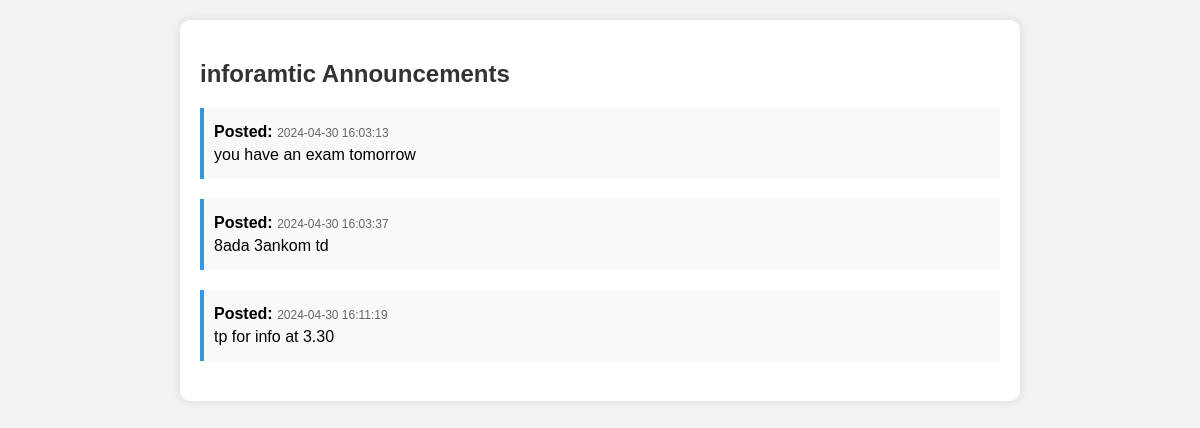
Screenshot of /student/announcements.php?class_id=7 (signed in) with the database file from the repository.
### tables this page shows
CREATE TABLE `classes` (
  `id` int(11) NOT NULL,
  `class_name` varchar(100) NOT NULL,
  `teacher_id` int(11) NOT NULL,
  `description` text NOT NULL,
  `key_words` varchar(255) NOT NULL,
  `pre_requirements` text NOT NULL
);

CREATE TABLE `announcements` (
  `id` int(11) NOT NULL,
  `class_id` int(11) NOT NULL,
  `announcement` text NOT NULL,
  `created_at` timestamp NOT NULL DEFAULT current_timestamp()
);

### student/announcements.php (the view, shortened to what this page needs)
<?php
include_once "connection.php";
if ($_SERVER["REQUEST_METHOD"] == "GET" && isset($_GET['class_id'])) {
    $class_id = $_GET['class_id'];
    $class_query = "SELECT * FROM classes WHERE id = '$class_id'";
    $class_result = mysqli_query($conn, $class_query);
    if ($class_result && mysqli_num_rows($class_result) > 0) {
        $class_row = mysqli_fetch_assoc($class_result);
        echo "<!DOCTYPE html>";
        echo "<html lang='en'>";
        echo "<head>";
        echo "</head>";
        echo "<body>";
        echo "<div class='container'>";
        echo "<h2>" . $class_row['class_name'] . " Announcements</h2>";
        $announcements_query = "SELECT * FROM announcements WHERE class_id = '$class_id'";
        $announcements_result = mysqli_query($conn, $announcements_query);
        if ($announcements_result && mysqli_num_rows($announcements_result) > 0) {
            while ($announcement_row = mysqli_fetch_assoc($announcements_result)) {
                echo "<div class='announcement'>";
                echo "<p><strong>Posted:</strong> <span class='posted'>" . $announcement_row['created_at'] . "</span></p>";
                echo "<p>" . $announcement_row['announcement'] . "</p>";
                echo "</div>";
            }
        } else {
            echo "<p>No announcements yet.</p>";
        }
        echo "</div>";
        echo "</body>";
        echo "</html>";
    } else {
        echo "Class not found or you don't have permission to view announcements for this class.";
    }
} else {
    echo "Invalid request.";
}
?>

### rows the page displays
classes: class_name "inforamtic"
announcements: created_at "2024-04-30 16:03:13", announcement "you have an exam tomorrow"
announcements: created_at "2024-04-30 16:03:37", announcement "8ada 3ankom td"
announcements: created_at "2024-04-30 16:11:19", announcement "tp for info at 3.30"
